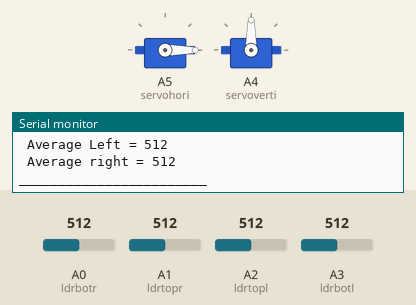
This sketch was run on a simulated Arduino Uno, built with avr-gcc and run on an emulated ATmega328P. Shown: 2 × servo, the last lines printed to the serial monitor. The inputs (shaded band) are chosen by the test bench; at power-on: A0 (ldrbotr) = 512, A1 (ldrtopr) = 512, A2 (ldrtopl) = 512, A3 (ldrbotl) = 512.

Above: at 1.7 s.
1.8 s: A0 (ldrbotr) set to 522
At 3.8 s:
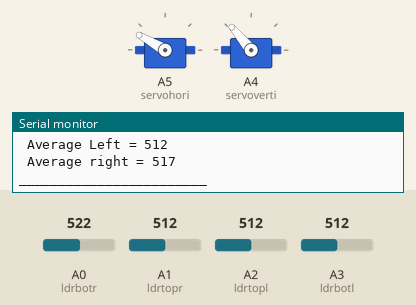
4.5 s: A1 (ldrtopr) set to 533
At 5.1 s:
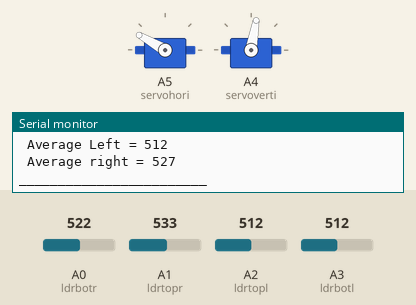
6.0 s: A2 (ldrtopl) set to 532
9.0 s: A2 (ldrtopl) set to 558
At 11.2 s:
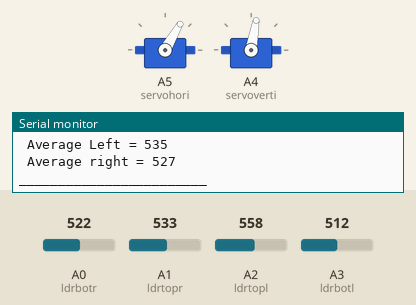
12.0 s: A3 (ldrbotl) set to 716
At 12.5 s:
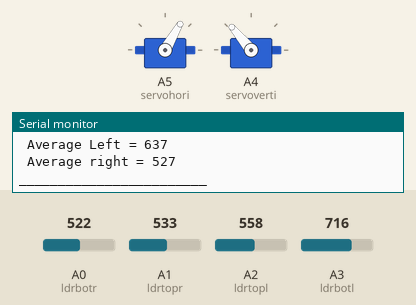
13.5 s: A3 (ldrbotl) set to 306
At 16.6 s:
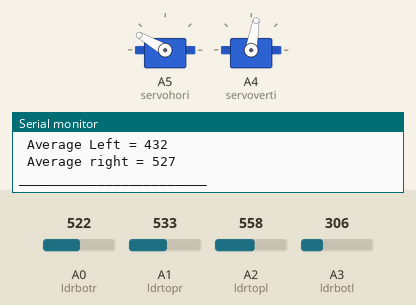
Timing chart, 0 to 17.5 s (numbered marks = the images above; inputs shaded):
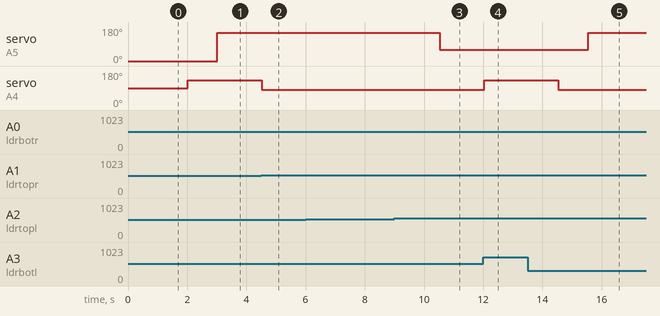

Measured:
- the behaviour switches between 513 and 514 on A0 (ldrbotr) (found by bisection; images 0 and 1)
- the behaviour switches between 523 and 524 on A1 (ldrtopr) (found by bisection; images 1 and 2)
- the behaviour switches between 543 and 544 on A2 (ldrtopl) (found by bisection; images 2 and 3)
- after the input at 1.8 s, servo on A5 (servohori): 0° → 150° after 1.2 s; servo on A4 (servoverti): 90° → 130° after 0.22 s
- after the input at 4.5 s, servo on A4 (servoverti): 130° → 80° at once
- after the input at 9.0 s, servo on A5 (servohori): 150° → 60° after 1.5 s
- after the input at 12.0 s, servo on A4 (servoverti): 80° → 130° at once
- after the input at 13.5 s, servo on A5 (servohori): 60° → 150° after 2.0 s; servo on A4 (servoverti): 130° → 80° after 1.0 s

The sketch:

test.ino
```cpp
#include <Servo.h>
//defining Servos
Servo servohori;
int servoh = 0;
int servohLimitHigh = 160;
int servohLimitLow = 20;

Servo servoverti;
int servov = 0;
int servovLimitHigh = 160;
int servovLimitLow = 20;
//Assigning LDRs
int ldrtopl = A2; //top left LDR green
int ldrtopr = A1; //top right LDR yellow
int ldrbotl = A3; // bottom left LDR blue
int ldrbotr = A0; // bottom right LDR orange

 void setup ()
 {
  Serial.begin(9600);
  servohori.attach(A5);
  servohori.write(0);
  servoverti.attach(A4);
  pinMode(ldrtopl,INPUT);
  pinMode(ldrtopr,INPUT);
  pinMode(ldrbotl,INPUT);
  pinMode(ldrbotr,INPUT);
 servoverti.write(90);
  delay(500);

 }

void loop()
{
  servoh = servohori.read();
  servov = servoverti.read();
  //capturing analog values of each LDR
  int topl = analogRead(ldrtopl);
  int topr = analogRead(ldrtopr);
  int botl = analogRead(ldrbotl);
    int botr = analogRead(ldrbotr);
  // calculating average
  int avgtop = (topl + topr) / 2; //average of top LDRs
  int avgbot = (botl + botr) / 2; //average of bottom LDRs
  int avgleft = (topl + botl) / 2; //average of left LDRs
  int avgright = (topr + botr) / 2; //average of right LDRs
Serial.print(" Average Left = ");
Serial.println(avgleft);
Serial.print(" Average right = ");
Serial.println(avgright);

Serial.println("________________________");


  if (avgtop < avgbot)
  {
    servoverti.write(130);

    delay(1000);
  }
  else if (avgbot < avgtop)
  {
    servoverti.write(80);

    delay(1000);
  }

if(avgleft>avgright)
{
  servohori.write(60);

delay(1000);
  }
  else if (avgleft<avgright)
  {

  servohori.write(150);
delay(1000);
  }

  delay(500);
}
```
